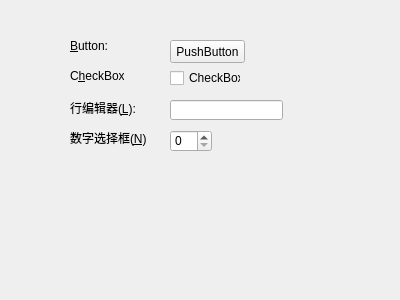
<?xml version="1.0" encoding="UTF-8"?>
<ui version="4.0">
 <class>MyWidget</class>
 <widget class="QWidget" name="MyWidget">
  <property name="geometry">
   <rect>
    <x>0</x>
    <y>0</y>
    <width>400</width>
    <height>300</height>
   </rect>
  </property>
  <property name="windowTitle">
   <string>MyWidget</string>
  </property>
  <widget class="QLabel" name="label">
   <property name="geometry">
    <rect>
     <x>70</x>
     <y>40</y>
     <width>54</width>
     <height>12</height>
    </rect>
   </property>
   <property name="text">
    <string>&amp;Button:</string>
   </property>
   <property name="buddy">
    <cstring>pushButton</cstring>
   </property>
  </widget>
  <widget class="QLabel" name="label_2">
   <property name="geometry">
    <rect>
     <x>70</x>
     <y>70</y>
     <width>54</width>
     <height>12</height>
    </rect>
   </property>
   <property name="text">
    <string>C&amp;heckBox</string>
   </property>
   <property name="buddy">
    <cstring>checkBox</cstring>
   </property>
  </widget>
  <widget class="QLabel" name="label_3">
   <property name="geometry">
    <rect>
     <x>70</x>
     <y>100</y>
     <width>81</width>
     <height>16</height>
    </rect>
   </property>
   <property name="text">
    <string>行编辑器(&amp;L):</string>
   </property>
   <property name="buddy">
    <cstring>lineEdit</cstring>
   </property>
  </widget>
  <widget class="QLabel" name="label_4">
   <property name="geometry">
    <rect>
     <x>70</x>
     <y>130</y>
     <width>91</width>
     <height>16</height>
    </rect>
   </property>
   <property name="text">
    <string>数字选择框(&amp;N)</string>
   </property>
   <property name="buddy">
    <cstring>spinBox</cstring>
   </property>
  </widget>
  <widget class="QPushButton" name="pushButton">
   <property name="geometry">
    <rect>
     <x>170</x>
     <y>40</y>
     <width>75</width>
     <height>23</height>
    </rect>
   </property>
   <property name="text">
    <string>PushButton</string>
   </property>
  </widget>
  <widget class="QCheckBox" name="checkBox">
   <property name="geometry">
    <rect>
     <x>170</x>
     <y>70</y>
     <width>71</width>
     <height>16</height>
    </rect>
   </property>
   <property name="text">
    <string>CheckBox</string>
   </property>
  </widget>
  <widget class="QLineEdit" name="lineEdit">
   <property name="geometry">
    <rect>
     <x>170</x>
     <y>100</y>
     <width>113</width>
     <height>20</height>
    </rect>
   </property>
  </widget>
  <widget class="QSpinBox" name="spinBox">
   <property name="geometry">
    <rect>
     <x>170</x>
     <y>130</y>
     <width>42</width>
     <height>22</height>
    </rect>
   </property>
  </widget>
 </widget>
 <layoutdefault spacing="6" margin="11"/>
 <resources/>
 <connections/>
</ui>
